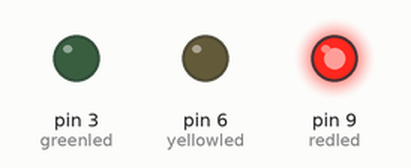
Recording of a sketch running on a simulated Arduino Uno, built with avr-gcc and run on an emulated ATmega328P. On the bench: output pins drawn as LEDs (lit = HIGH).

Above: at 1.5 s.
At 4.5 s:
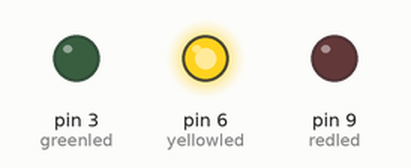
At 7.5 s:
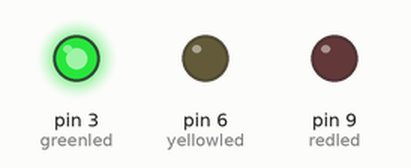
Timing chart, 0 to 11.7 s (numbered marks = the images above):
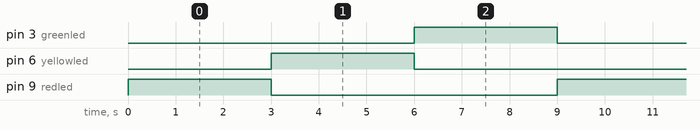

Measured:
- by itself, pin 3 (greenled), pin 6 (yellowled), pin 9 (redled): alternates HIGH for 3.0 s and LOW for 6.0 s
- by itself, everything shown: repeats every 9.0 s, in 4 steps

The sketch:

Traffic_Lights_Sim.ino
```cpp
int redled = 9;
int yellowled = 6;
int greenled = 3;

void setup() {
  pinMode(redled,OUTPUT);
  pinMode(yellowled,OUTPUT);
  pinMode(greenled,OUTPUT);
  digitalWrite(redled,LOW);
  digitalWrite(yellowled,LOW);
  digitalWrite(greenled,LOW);
}

void loop() {
  digitalWrite(redled,HIGH);
  delay(3000);
  digitalWrite(redled,LOW);
  digitalWrite(yellowled,HIGH);
  delay(3000);
  digitalWrite(yellowled,LOW);
  digitalWrite(greenled,HIGH);
  delay(3000);
  digitalWrite(greenled,LOW);
}
```
